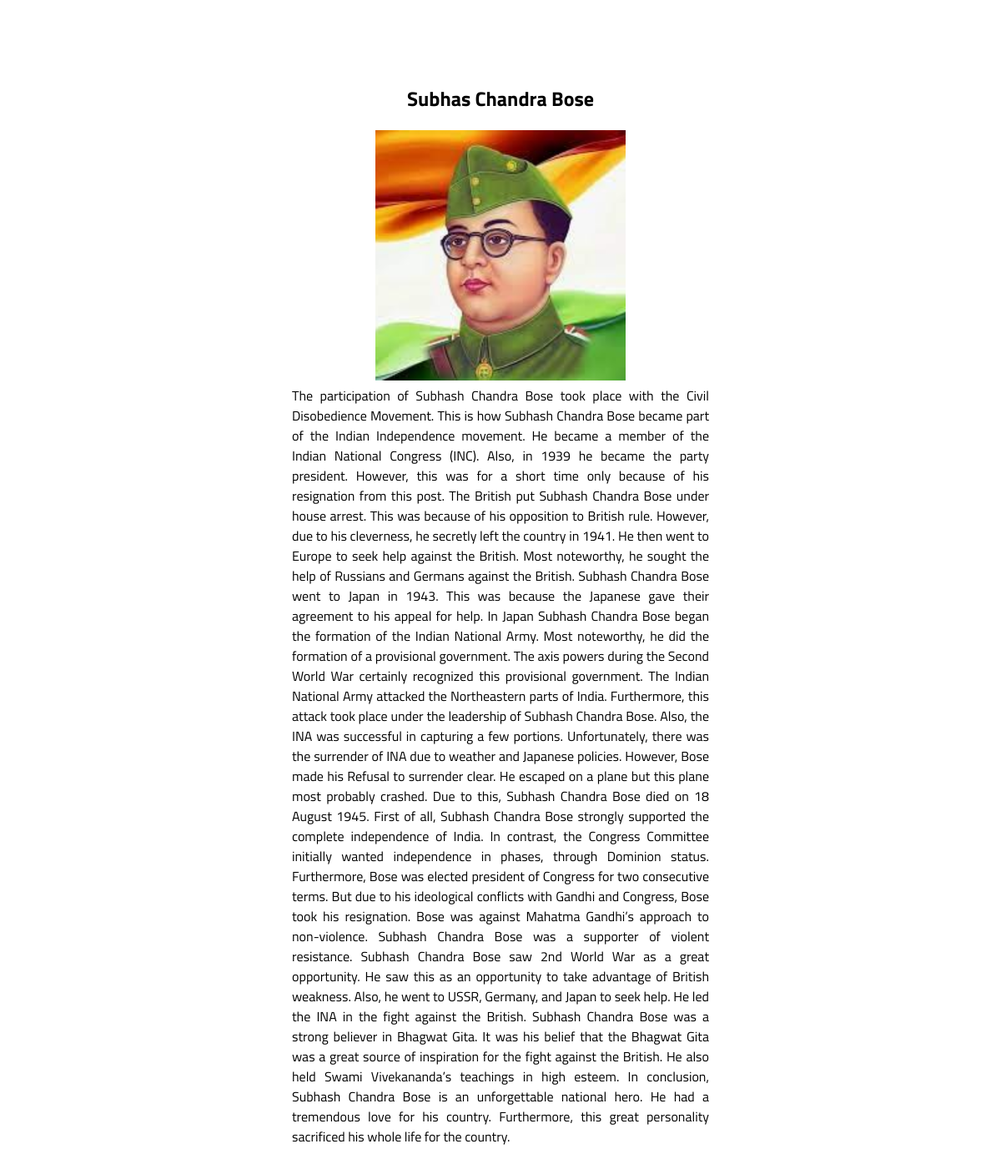
Screenshot of /description.php?data=1 with the database file from the repository.
### tables this page shows
CREATE TABLE `main_content` (
  `id` int(11) NOT NULL,
  `name` varchar(255) NOT NULL,
  `image` varchar(255) NOT NULL,
  `description` text NOT NULL,
  `source` text NOT NULL
);

### description.php (the view, shortened to what this page needs)
<?php
    include "./db/connect.php";
    $data_description = $_GET['data'];
    $id = $data_description;
    $sql = "SELECT * FROM main_content where id= '$id' ";
    $query_run = $conn->query($sql);
    if($row = mysqli_fetch_array($query_run)){
?>
<!DOCTYPE html>
<html lang="en">
<head>
</head>
<body>
    <h2> <?php echo $row["name"]; ?> </h2>
    <div class="divCenter">
        <img src='./images/<?php echo $row["image"];?>' class="ff-img">
    </div>
    <p> <?php echo $row["description"] ?> </p>
    <?php
        }
    ?>
</body>
</html>

### description.php (style rules this page uses)
h2 { text-align: center; }
.divCenter { width: 300px; margin: 0 auto; }
img { width: 300px; }
p { margin: 0px 200px; text-align: justify; line-height: 1.5; }
body { margin: 100px 150px !important; font-family: 'Titillium Web', sans-serif; }

### rows the page displays
main_content: name "Subhas Chandra Bose", image (picture), description "The participation of Subhash Chandra Bose took place with the Civil Disobedience Movement. This is how Subhash Chandra Bose became part of the Indian Independence movement. He became a member of the Indian National Congress (INC). Also, in 1939 he became the party president. However, this was for a short time only because of his resignation from this post. The British put Subhash Chandra Bose under house arrest. This was because of his opposition to British rule. However, due to his cleverness, he secretly left the country in 1941. He then went to Europe to seek help against the British. Most noteworthy, he sought the help of Russians and Germans against the British. Subhash Chandra Bose…"
